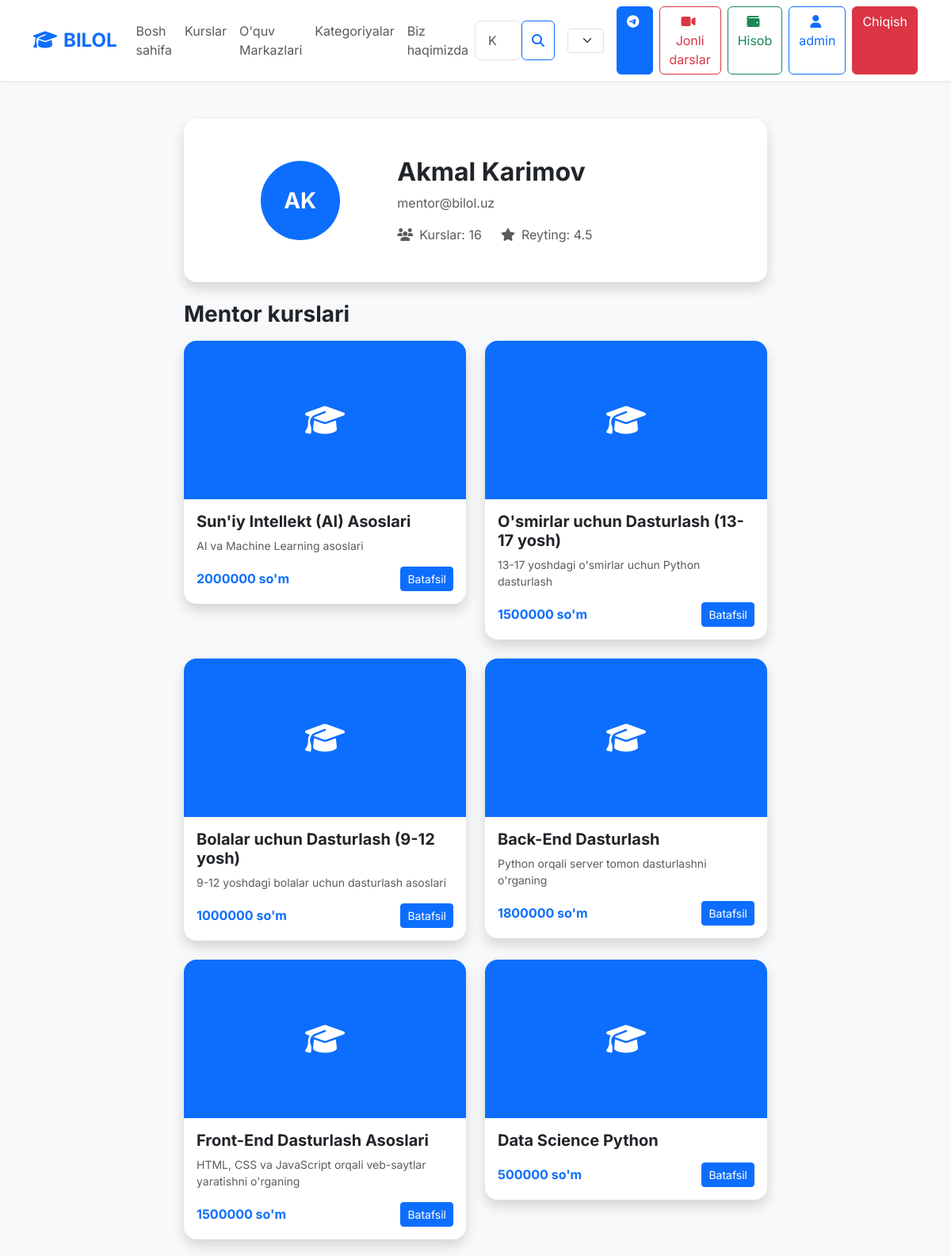
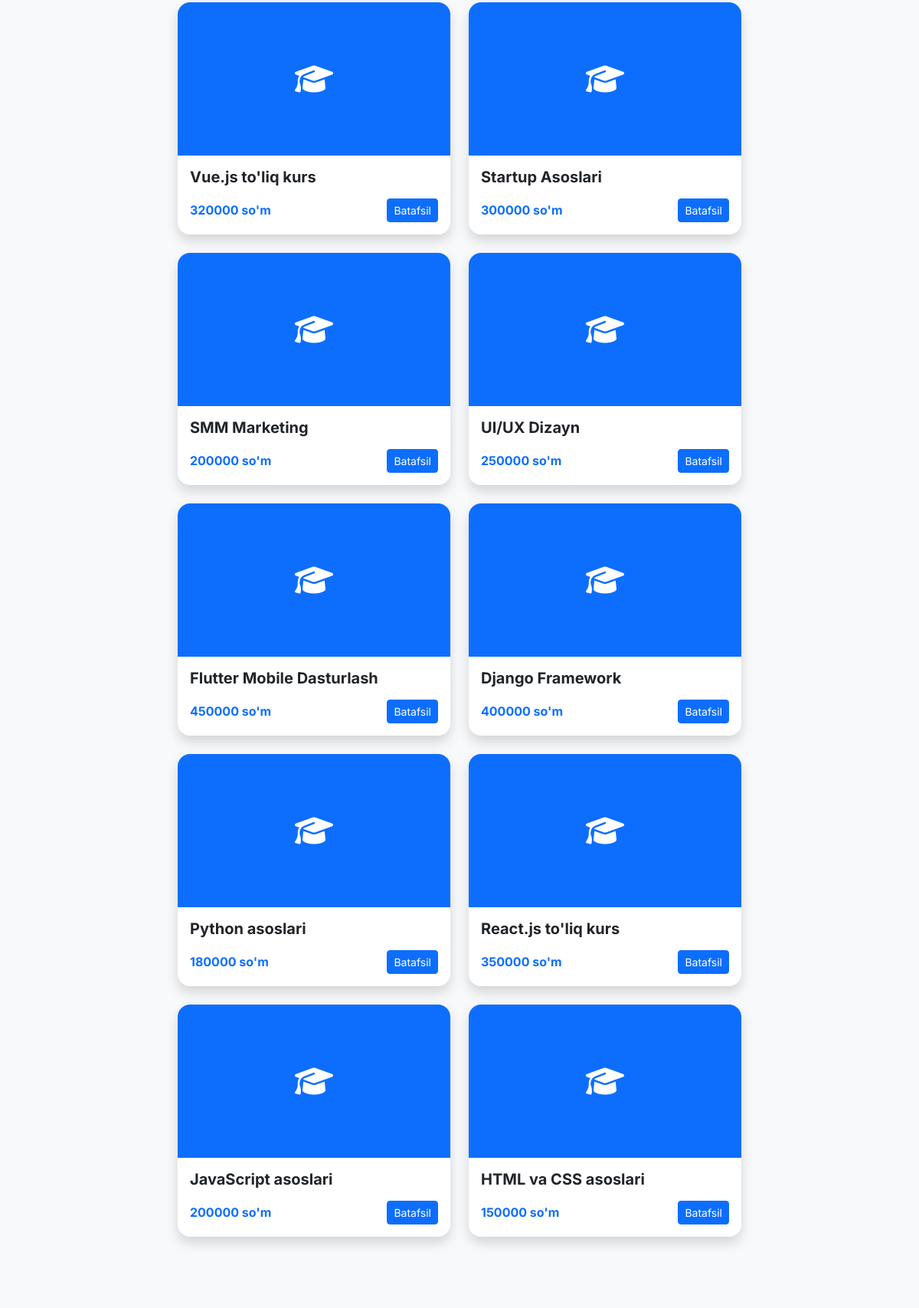
Page /accounts/profile/mentor/ (signed in, upper part) on the committed database (2 pictures, top to bottom).
### apps/accounts/models.py (models this page shows, shortened)
class User(AbstractUser):
    ROLE_CHOICES = [
        ('student', 'Student'),
        ('mentor', 'Mentor'),
        ('admin', 'Admin'),
    ]
    email = models.EmailField(unique=True)
    phone = models.CharField(max_length=20, blank=True, null=True)
    role = models.CharField(max_length=20, choices=ROLE_CHOICES, default='student')
    avatar = models.ImageField(upload_to='avatars/', blank=True, null=True)
    bio = models.TextField(blank=True, null=True)
    date_of_birth = models.DateField(blank=True, null=True)
    is_verified = models.BooleanField(default=False)
    coins = models.PositiveIntegerField(default=0)  # Coins for shop
    created_at = models.DateTimeField(auto_now_add=True)
    updated_at = models.DateTimeField(auto_now=True)
    USERNAME_FIELD = 'email'
    REQUIRED_FIELDS = ['username']
    class Meta:
        verbose_name = 'User'
        verbose_name_plural = 'Users'
        ordering = ['-created_at']
    def get_full_name(self):
        return f"{self.first_name} {self.last_name}".strip() or self.username

### apps/courses/models.py (models this page shows, shortened)
class Course(models.Model):
    LEVEL_CHOICES = [
        ('beginner', 'Boshlang\'ich'),
        ('intermediate', 'O\'rtacha'),
        ('advanced', 'Yuqori'),
    ]
    title = models.CharField(max_length=300)
    slug = models.SlugField(unique=True)
    description = models.TextField()
    short_description = models.CharField(max_length=500)
    thumbnail = models.ImageField(upload_to='courses/thumbnails/')
    video_preview = models.FileField(upload_to='courses/previews/', blank=True, null=True)
    category = models.ForeignKey(Category, on_delete=models.CASCADE, related_name='courses')
    mentor = models.ForeignKey(settings.AUTH_USER_MODEL, on_delete=models.CASCADE, related_name='courses')
    price = models.DecimalField(max_digits=10, decimal_places=2)
    discount_price = models.DecimalField(max_digits=10, decimal_places=2, blank=True, null=True)
    level = models.CharField(max_length=20, choices=LEVEL_CHOICES, default='beginner')
    duration = models.CharField(max_length=100)  # e.g., "4 weeks", "2 months"
    total_hours = models.PositiveIntegerField(default=0)
    language = models.CharField(max_length=50, default='Uzbek')
    is_published = models.BooleanField(default=True)
    is_featured = models.BooleanField(default=False)
    students_count = models.PositiveIntegerField(default=0)
    rating = models.DecimalField(max_digits=3, decimal_places=2, default=0.00)
    reviews_count = models.PositiveIntegerField(default=0)
    created_at = models.DateTimeField(auto_now_add=True)
    updated_at = models.DateTimeField(auto_now=True)
    class Meta:
        verbose_name = 'Course'
        verbose_name_plural = 'Courses'
        ordering = ['-created_at']

### apps/accounts/views.py (the view)
# urls.py: path('profile/<str:username>/', views.profile_detail_view, name='profile_detail'),
@login_required
def profile_detail_view(request, username):
    user = get_object_or_404(User, username=username, role='mentor')
    return render(request, 'accounts/profile_detail.html', {'profile_user': user})

### templates/accounts/profile_detail.html (shortened to what this page needs)
{% extends 'base.html' %}
{% block content %}
<section class="py-5">
    <div class="container">
        <div class="row justify-content-center">
            <div class="col-lg-8">
                <div class="card card-custom mb-4">
                    <div class="card-body p-5">
                        <div class="row align-items-center">
                            <div class="col-md-4 text-center mb-3 mb-md-0">
                                {% if profile_user.avatar %}
                                <img src="{{ profile_user.avatar.url }}" alt="{{ profile_user.get_full_name }}" class="avatar-lg rounded-circle mx-auto">
                                {% else %}
                                <div class="avatar-lg rounded-circle bg-primary d-flex align-items-center justify-content-center mx-auto">
                                    <span class="text-white fs-3 fw-bold">{{ profile_user.first_name|first|upper }}{{ profile_user.last_name|first|upper }}</span>
                                </div>
                                {% endif %}
                            </div>
                            <div class="col-md-8">
                                <h2 class="fw-bold mb-2">{{ profile_user.get_full_name }}</h2>
                                <p class="text-muted mb-3">{{ profile_user.email }}</p>
                                <div class="d-flex gap-4 text-muted">
                                    <span><i class="fas fa-users me-2"></i>Kurslar: {{ profile_user.courses.count }}</span>
                                    <span><i class="fas fa-star me-2"></i>Reyting: 4.5</span>
                                </div>
                            </div>
                        </div>
                    </div>
                </div>
                <h3 class="fw-bold mb-3">Mentor kurslari</h3>
                <div class="row g-4">
                    {% for course in profile_user.courses.all %}
                    <div class="col-md-6">
                        <div class="card card-custom">
                            {% if course.thumbnail %}
                            <img src="{{ course.thumbnail.url }}" alt="{{ course.title }}" class="card-img-top course-card-img">
                            {% else %}
                            <div class="card-img-top course-card-img bg-primary d-flex align-items-center justify-content-center">
                                <i class="fas fa-graduation-cap text-white fs-1"></i>
                            </div>
                            {% endif %}
                            <div class="card-body">
                                <h5 class="fw-bold mb-2">{{ course.title }}</h5>
                                <p class="text-muted small mb-3">{{ course.short_description|truncatewords:10 }}</p>
                                <div class="d-flex justify-content-between align-items-center">
                                    <span class="fw-bold text-primary">{{ course.price|floatformat:0 }} so'm</span>
                                    <a href="{% url 'courses:detail' course.slug %}" class="btn btn-primary btn-sm">Batafsil</a>
                                </div>
                            </div>
                        </div>
                    </div>
                    {% empty %}
                    <div class="col-12">
                        <p class="text-muted">Kurslar yo'q.</p>
                    </div>
                    {% endfor %}
                </div>
            </div>
        </div>
    </div>
</section>
{% endblock %}

### templates/base.html (shortened to what this page needs)
{% load static i18n %}
<!DOCTYPE html>
<html lang="{{ LANGUAGE_CODE }}">
<head>
    <link href="https://cdn.jsdelivr.net/npm/bootstrap@5.3.2/dist/css/bootstrap.min.css" rel="stylesheet">
    <link rel="stylesheet" href="https://cdnjs.cloudflare.com/ajax/libs/font-awesome/6.4.0/css/all.min.css">
    <link href="{% static 'css/style.css' %}" rel="stylesheet">
</head>
<body>
    <nav class="navbar navbar-expand-lg navbar-light bg-white shadow-sm sticky-top">
        <div class="container">
            <a class="navbar-brand fw-bold text-primary" href="{% url 'courses:home' %}">
                <i class="fas fa-graduation-cap me-2"></i>BILOL
            </a>
            <div class="collapse navbar-collapse" id="navbarNav">
                <ul class="navbar-nav me-auto mb-2 mb-lg-0">
                    <li class="nav-item">
                        <a class="nav-link" href="{% url 'courses:home' %}">{% trans "Bosh sahifa" %}</a>
                    </li>
                    <li class="nav-item">
                        <a class="nav-link" href="{% url 'courses:list' %}">{% trans "Kurslar" %}</a>
                    </li>
                    <li class="nav-item">
                        <a class="nav-link" href="{% url 'courses:centers_list' %}">{% trans "O'quv Markazlari" %}</a>
                    </li>
                    <li class="nav-item">
                        <a class="nav-link" href="#categories">{% trans "Kategoriyalar" %}</a>
                    </li>
                    <li class="nav-item">
                        <a class="nav-link" href="#about">{% trans "Biz haqimizda" %}</a>
                    </li>
                </ul>
                <form class="d-flex me-3 position-relative" action="{% url 'courses:list' %}" method="get">
                    <input class="form-control" type="search" name="q" placeholder="{% trans "Kurslarni qidirish..." %}" aria-label="Search" id="searchInput">
                    <button class="btn btn-outline-primary" type="submit">
                        <i class="fas fa-search"></i>
                    </button>
                </form>
                <div class="d-flex gap-2 me-3">
                    <form action="{% url 'set_language' %}" method="post">
                        <select name="language" class="form-select form-select-sm" onchange="this.form.submit()">
                            {% get_current_language as LANGUAGE_CODE %}
                            {% get_available_languages as LANGUAGES %}
                            {% get_language_info_list for LANGUAGES as languages %}
                            {% for language in languages %}
                                <option value="{{ language.code }}" {% if language.code == LANGUAGE_CODE %}selected{% endif %}>
                                    {{ language.name_local }}
                                </option>
                            {% endfor %}
                        </select>
                    </form>
                </div>
                <div class="d-flex gap-2">
                    <a href="https://t.me/community_mars_tinchlik" target="_blank" class="btn btn-primary" title="Mars IT Telegram Guruh">
                        <i class="fab fa-telegram me-1"></i>
                    </a>
                    {% if user.is_authenticated %}
                        <a href="{% url 'courses:live_lessons' %}" class="btn btn-outline-danger">
                            <i class="fas fa-video me-1"></i>{% trans "Jonli darslar" %}
                        </a>
                        <a href="{% url 'wallet:dashboard' %}" class="btn btn-outline-success">
                            <i class="fas fa-wallet me-1"></i>{% trans "Hisob" %}
                        </a>
                        <a href="{% url 'dashboard:home' %}" class="btn btn-outline-primary">
                            <i class="fas fa-user me-1"></i>{{ user.get_full_name|default:user.username|truncatechars:15 }}
                        </a>
                        <a href="{% url 'accounts:logout' %}" class="btn btn-danger">{% trans "Chiqish" %}</a>
                    {% else %}
                        <a href="{% url 'accounts:login' %}" class="btn btn-outline-primary">{% trans "Kirish" %}</a>
                        <a href="{% url 'accounts:register' %}" class="btn btn-primary">{% trans "Ro'yxatdan o'tish" %}</a>
                    {% endif %}
                </div>
            </div>
        </div>
    </nav>
    {% block content %}{% endblock %}
</body>
</html>

### static/css/style.css (style rules this page uses)
:root { --primary-color: #0d6efd; --secondary-color: #6c757d; --success-color: #198754; --danger-color: #dc3545; --warning-color: #ffc107; --info-color: #0dcaf0; --light-color: #f8f9fa; --dark-color: #212529; }
body { font-family: 'Inter', sans-serif; background-color: #f8f9fa; }
.card-custom { border: none; border-radius: 1rem; box-shadow: 0 0.5rem 1rem rgba(0, 0, 0, 0.15); transition: transform 0.3s ease, box-shadow 0.3s ease; }
.course-card-img { height: 200px; object-fit: cover; border-top-left-radius: 1rem; border-top-right-radius: 1rem; }
.navbar-brand { font-size: 1.5rem; font-weight: 700; }
.form-control { border-radius: 0.5rem; padding: 0.75rem 1rem; border: 1px solid #dee2e6; }
.avatar-lg { width: 100px; height: 100px; }
html { scroll-behavior: smooth; }

### rows in the picture
User: get_full_name "admin"
User: first_name|first "A", last_name|first "K", get_full_name "Akmal Karimov", email "mentor@bilol.uz", courses.count "16"
Course: title "Sun'iy Intellekt (AI) Asoslari", short_description "AI va Machine Learning asoslari", price "2000000"
Course: title "O'smirlar uchun Dasturlash (13-17 yosh)", short_description "13-17 yoshdagi o'smirlar uchun Python dasturlash", price "1500000"
Course: title "Bolalar uchun Dasturlash (9-12 yosh)", short_description "9-12 yoshdagi bolalar uchun dasturlash asoslari", price "1000000"
Course: title "Back-End Dasturlash", short_description "Python orqali server tomon dasturlashni o'rganing", price "1800000"
Course: title "Front-End Dasturlash Asoslari", short_description "HTML, CSS va JavaScript orqali veb-saytlar yaratishni o'rganing", price "1500000"
Course: title "Data Science Python", price "500000"
Course: title "Vue.js to'liq kurs", price "320000"
Course: title "Startup Asoslari", price "300000"
Course: title "SMM Marketing", price "200000"
Course: title "UI/UX Dizayn", price "250000"
Course: title "Flutter Mobile Dasturlash", price "450000"
Course: title "Django Framework", price "400000"
Course: title "Python asoslari", price "180000"
Course: title "React.js to'liq kurs", price "350000"
Course: title "JavaScript asoslari", price "200000"
Course: title "HTML va CSS asoslari", price "150000"

### other values in the picture
form field language "oʻzbek tili"
